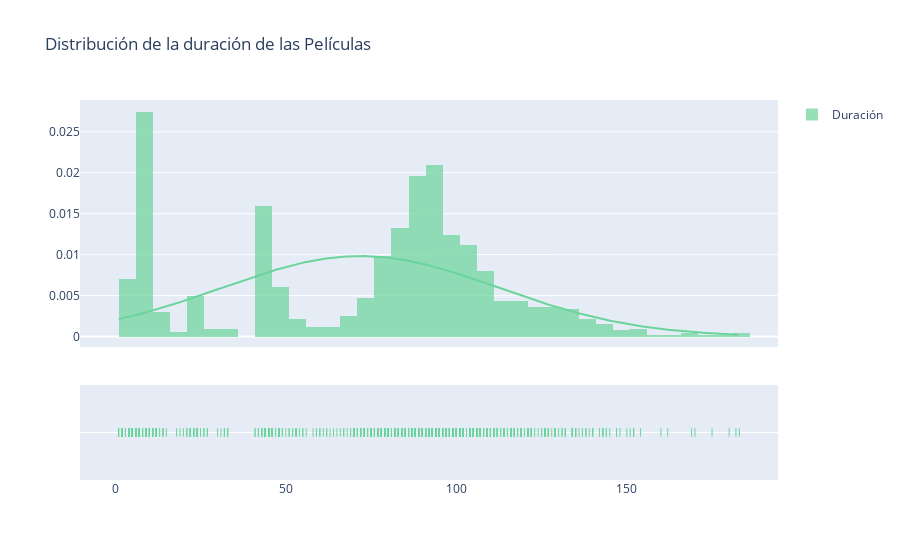

The notebook cell saved with this chart:
### Markdown cell above
## 5. Distribution of Movie Duration

### Code cell
import plotly.figure_factory as ff
import numpy as np
import pandas as pd
import scipy  

df = pd.read_csv("disney_plus_titles.csv")

df['duration'] = df['duration'].astype(str)

d2 = df[df["type"] == "Movie"].copy()

d2['duration'] = d2['duration'].str.extract(r'(\d+)')  
d2['duration'] = pd.to_numeric(d2['duration'], errors='coerce')  

x1 = d2['duration'].dropna()

if len(x1) > 0:
    fig = ff.create_distplot([x1], ['Duración'], bin_size=5, curve_type='normal', colors=["#6ad49b"])
    fig.update_layout(title_text='Distribución de la duración de las Películas')
    fig.show()
else:
    print("No hay datos válidos para graficar la distribución.")

### Figure 1 — Plotly figure (JSON) as saved in the notebook; plotly's stock layout.template omitted (floating-point values rounded to 4 significant figures; data arrays with more than 128 entries replaced by an {"elided": "..."} marker saying what was removed)
{"data": [{"autobinx": false, "histnorm": "probability density", "legendgroup": "Duración", "marker": {"color": "#6ad49b"}, "name": "Duración", "opacity": 0.7, "type": "histogram", "x": {"elided": "1052 int values"}, "xaxis": "x", "xbins": {"end": 183, "size": 5, "start": 1}, "yaxis": "y"}, {"legendgroup": "Duración", "marker": {"color": "#6ad49b"}, "mode": "lines", "name": "Duración", "showlegend": false, "type": "scatter", "x": {"elided": "500 float values"}, "xaxis": "x", "y": {"elided": "500 float values"}, "yaxis": "y"}, {"legendgroup": "Duración", "marker": {"color": "#6ad49b", "symbol": "line-ns-open"}, "mode": "markers", "name": "Duración", "showlegend": false, "type": "scatter", "x": {"elided": "1052 int values"}, "xaxis": "x", "y": {"elided": "1052 str values"}, "yaxis": "y2"}], "layout": {"barmode": "overlay", "hovermode": "closest", "legend": {"traceorder": "reversed"}, "title": {"text": "Distribución de la duración de las Películas"}, "xaxis": {"anchor": "y2", "domain": [0, 1], "zeroline": false}, "yaxis": {"anchor": "free", "domain": [0.35, 1], "position": 0}, "yaxis2": {"anchor": "x", "domain": [0, 0.25], "dtick": 1, "showticklabels": false}}}
